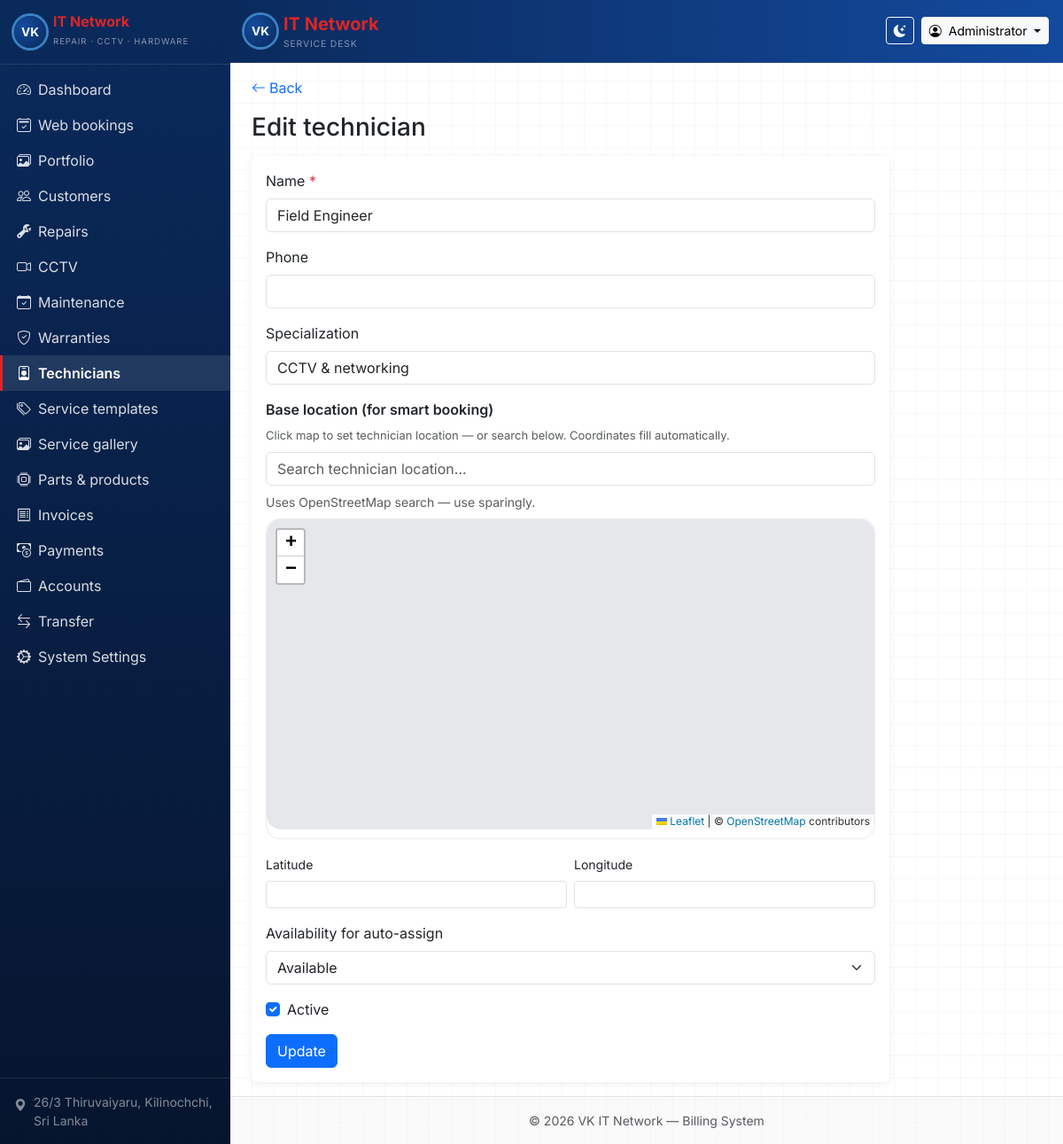
/modules/technicians/edit.php?id=2 (signed in), run on the app's committed database.
### tables this page shows
CREATE TABLE users (
  id INT UNSIGNED AUTO_INCREMENT PRIMARY KEY,
  username VARCHAR(64) NOT NULL UNIQUE,
  password_hash VARCHAR(255) NOT NULL,
  fullname VARCHAR(128) DEFAULT NULL,
  role ENUM('admin','technician') NOT NULL DEFAULT 'admin',
  technician_id INT UNSIGNED DEFAULT NULL,
  created_at TIMESTAMP DEFAULT CURRENT_TIMESTAMP,
  CONSTRAINT fk_users_technician FOREIGN KEY (technician_id) REFERENCES technicians(id) ON DELETE SET NULL
);

CREATE TABLE technicians (
  id INT UNSIGNED AUTO_INCREMENT PRIMARY KEY,
  name VARCHAR(128) NOT NULL,
  phone VARCHAR(64) DEFAULT NULL,
  specialization VARCHAR(128) DEFAULT NULL,
  active TINYINT(1) NOT NULL DEFAULT 1,
  latitude DECIMAL(10,8) DEFAULT NULL,
  longitude DECIMAL(11,8) DEFAULT NULL,
  availability ENUM('available','busy') NOT NULL DEFAULT 'available',
  created_at TIMESTAMP DEFAULT CURRENT_TIMESTAMP,
  INDEX idx_technicians_active_geo (active, latitude, longitude)
);

### includes/functions.php (called while the page is built, shortened)
<?php
function e(?string $s): string
{
    return htmlspecialchars((string) $s, ENT_QUOTES | ENT_SUBSTITUTE, 'UTF-8');
}
function users_has_role_column(PDO $pdo): bool
{
    $st = $pdo->prepare(
        'SELECT 1 FROM information_schema.COLUMNS WHERE TABLE_SCHEMA = DATABASE() AND TABLE_NAME = ? AND COLUMN_NAME = ? LIMIT 1'
    );
    $st->execute(['users', 'role']);
    $v = (bool) $st->fetchColumn();
    return $v;
}
function current_user(PDO $pdo): ?array
{
    if (users_has_role_column($pdo)) {
        $st = $pdo->prepare('SELECT id, username, fullname, role, technician_id FROM users WHERE id = ? LIMIT 1');
    } else {
        $st = $pdo->prepare('SELECT id, username, fullname FROM users WHERE id = ? LIMIT 1');
    }
    $st->execute([(int) $_SESSION['user_id']]);
    $u = $st->fetch();
    return $u ?: null;
}
function db_column_exists(PDO $pdo, string $table, string $column): bool
{
    static $cache = [];
    $key = $table . '.' . $column;
    $st = $pdo->prepare(
        'SELECT 1 FROM information_schema.COLUMNS WHERE TABLE_SCHEMA = DATABASE() AND TABLE_NAME = ? AND COLUMN_NAME = ? LIMIT 1'
    );
    $st->execute([$table, $column]);
    $cache[$key] = (bool) $st->fetchColumn();
    return $cache[$key];
}

### includes/layout_init.php (called while the page is built, shortened)
<?php
$pdo = db();
$currentUser = current_user($pdo);

### modules/technicians/edit.php (the view, shortened to what this page needs)
<?php
require_once dirname(__DIR__, 2) . '/includes/layout_init.php';
$hasGeo = db_column_exists($pdo, 'technicians', 'latitude')
    && db_column_exists($pdo, 'technicians', 'longitude');
$hasAvail = db_column_exists($pdo, 'technicians', 'availability');
$id = (int) ($_GET['id'] ?? 0);
$st = $pdo->prepare('SELECT * FROM technicians WHERE id = ?');
$st->execute([$id]);
$row = $st->fetch();
$activeChecked = $_SERVER['REQUEST_METHOD'] === 'POST'
    ? isset($_POST['active'])
    : ((int) $row['active'] === 1);
$extraHead = $extraHead ?? '';
if ($hasGeo) {
    $extraHead .= '<link rel="stylesheet" href="https://unpkg.com/leaflet@1.9.4/dist/leaflet.css"/>';
    $extraHead .= '<link href="' . e(BASE_URL) . '/assets/css/technician-map.css" rel="stylesheet">';
}
require_once dirname(__DIR__, 2) . '/includes/layout_start.php';
?>
<div class="mb-3">
    <a href="<?= e(BASE_URL) ?>/modules/technicians/list.php" class="text-decoration-none"><i class="bi bi-arrow-left me-1"></i>Back</a>
</div>
<h1 class="h3 mb-3">Edit technician</h1>
<div class="card vk-card" style="max-width: <?= $hasGeo ? '720px' : '560px' ?>;">
    <div class="card-body">
        <form method="post" data-loading>
            <div class="mb-3">
                <label class="form-label" for="name">Name <span class="text-danger">*</span></label>
                <input class="form-control" id="name" name="name" required maxlength="128" value="<?= e($_POST['name'] ?? $row['name']) ?>">
            </div>
            <div class="mb-3">
                <label class="form-label" for="phone">Phone</label>
                <input class="form-control" id="phone" name="phone" maxlength="64" value="<?= e($_POST['phone'] ?? ($row['phone'] ?? '')) ?>">
            </div>
            <div class="mb-3">
                <label class="form-label" for="specialization">Specialization</label>
                <input class="form-control" id="specialization" name="specialization" maxlength="128" value="<?= e($_POST['specialization'] ?? ($row['specialization'] ?? '')) ?>">
            </div>
            <?php
            $pvLat = $_POST['latitude'] ?? null;
            $pvLng = $_POST['longitude'] ?? null;
            $dispLat = $pvLat !== null ? (string) $pvLat : (string) ($row['latitude'] ?? '');
            $dispLng = $pvLng !== null ? (string) $pvLng : (string) ($row['longitude'] ?? '');
            $dispAvail = isset($_POST['availability']) ? (string) $_POST['availability'] : (string) ($row['availability'] ?? 'available');
            ?>
            <?php if ($hasGeo): ?>
                <div class="mb-3">
                    <label class="form-label fw-semibold">Base location (for smart booking)</label>
                    <p class="tech-loc-hint mb-2">Click map to set technician location — or search below. Coordinates fill automatically.</p>
                    <input type="text" class="form-control mb-2" id="techLocationSearch" placeholder="Search technician location..." autocomplete="off" aria-label="Search technician location">
                    <p class="small text-muted mb-2" id="techLocationSearchStatus">Uses OpenStreetMap search — use sparingly.</p>
                    <div class="tech-loc-map-card mb-3">
                        <div id="techMap" role="application" aria-label="Map: click to set base location"></div>
                    </div>
                    <div class="row g-2">
                        <div class="col-md-6">
                            <label class="form-label small" for="latitude">Latitude</label>
                            <input class="form-control form-control-sm" name="latitude" id="latitude" inputmode="decimal" readonly tabindex="-1" value="<?= e($dispLat) ?>">
                        </div>
                        <div class="col-md-6">
                            <label class="form-label small" for="longitude">Longitude</label>
                            <input class="form-control form-control-sm" name="longitude" id="longitude" inputmode="decimal" readonly tabindex="-1" value="<?= e($dispLng) ?>">
                        </div>
                    </div>
                </div>
            <?php endif; ?>
            <?php if ($hasAvail): ?>
                <div class="mb-3">
                    <label class="form-label" for="availability">Availability for auto-assign</label>
                    <select class="form-select" name="availability" id="availability">
                        <option value="available" <?= $dispAvail === 'available' ? 'selected' : '' ?>>Available</option>
                    </select>
                </div>
            <?php endif; ?>
            <div class="form-check mb-3">
                <input class="form-check-input" type="checkbox" name="active" id="active" value="1" <?= $activeChecked ? 'checked' : '' ?>>
                <label class="form-check-label" for="active">Active</label>
            </div>
            <button type="submit" class="btn btn-primary">Update</button>
        </form>
    </div>
</div>
<?php require_once dirname(__DIR__, 2) . '/includes/layout_end.php'; ?>

### includes/navbar.php (shortened to what this page needs)
<?php
$cu = $currentUser ?? null;
?>
<nav class="navbar navbar-expand-lg navbar-dark vk-navbar border-bottom border-secondary border-opacity-25 sticky-top">
    <div class="container-fluid px-3">
        <a class="navbar-brand d-flex align-items-center gap-2 py-1" href="<?= e(BASE_URL) ?>/modules/dashboard.php">
            <span class="vk-logo-sm rounded-circle d-flex align-items-center justify-content-center fw-bold text-white">VK</span>
            <span class="d-none d-sm-inline">
                <span class="vk-brand-red fw-bold">IT Network</span>
                <small class="d-block text-white-50 text-uppercase" style="font-size: 0.65rem; letter-spacing: 0.08em;">Service desk</small>
            </span>
        </a>
        <div class="ms-auto d-flex align-items-center gap-2">
            <button type="button" class="btn btn-sm btn-outline-light" id="themeToggle" title="Toggle theme" aria-label="Toggle dark mode">
                <i class="bi bi-moon-stars-fill" id="themeIconDark"></i>
            </button>
            <div class="dropdown">
                <button class="btn btn-sm btn-light dropdown-toggle" type="button" data-bs-toggle="dropdown" aria-expanded="false">
                    <i class="bi bi-person-circle me-1"></i>
                    <span class="d-none d-md-inline"><?= e($cu['fullname'] ?? $cu['username'] ?? 'User') ?></span>
                </button>
            </div>
        </div>
    </div>
</nav>

### assets/css/style.css (style rules this page uses)
:root { --vk-blue-deep: #0a2a5c; --vk-blue-mid: #134a9e; --vk-blue-ring: #3b82c4; --vk-red-brand: #dc2626; --vk-grid: rgba(255, 255, 255, 0.06); }
body.vk-app { font-family: 'Inter', system-ui, -apple-system, sans-serif; }
.vk-navbar { background: linear-gradient(90deg, var(--vk-blue-deep), var(--vk-blue-mid)); }
.vk-logo-sm { width: 36px; height: 36px; font-size: 0.85rem; background: radial-gradient(circle at 30% 30%, var(--vk-blue-mid), var(--vk-blue-deep)); box-shadow: 0 0 0 3px var(--vk-blue-ring); }
.vk-brand-red { color: var(--vk-red-brand) !important; }
.vk-card { border: none; box-shadow: 0 0.125rem 0.5rem rgba(10, 42, 92, 0.08); }

### assets/css/technician-map.css (style rules this page uses)
#techMap { height: 350px; width: 100%; border-radius: 16px; margin-bottom: 10px; z-index: 1; }
.tech-loc-map-card { border: 1px solid rgba(15, 23, 42, 0.08); border-radius: 16px; overflow: hidden; background: var(--bs-body-bg); animation: tech-loc-map-in 0.4s ease-out; }
.tech-loc-map-card .leaflet-container { font-family: inherit; background: #e5e7eb; }
.tech-loc-hint { font-size: 0.8125rem; color: var(--bs-secondary-color); }

### data on the page
users: fullname "Administrator"
technicians: name "Field Engineer", specialization "CCTV & networking", availability "Available", active "☑"
